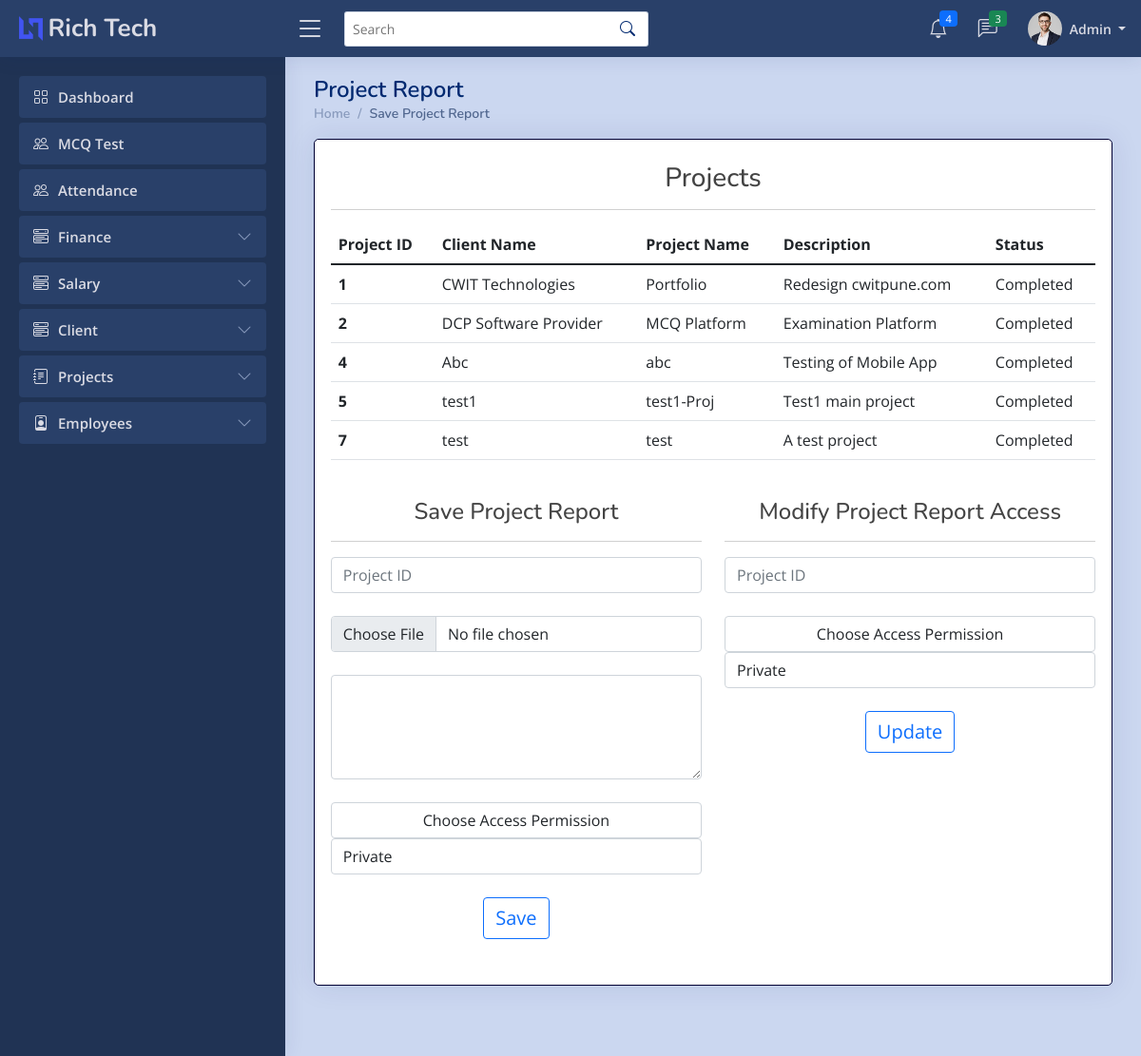
Before: /admin/project_report.php (signed in) with the older database file.
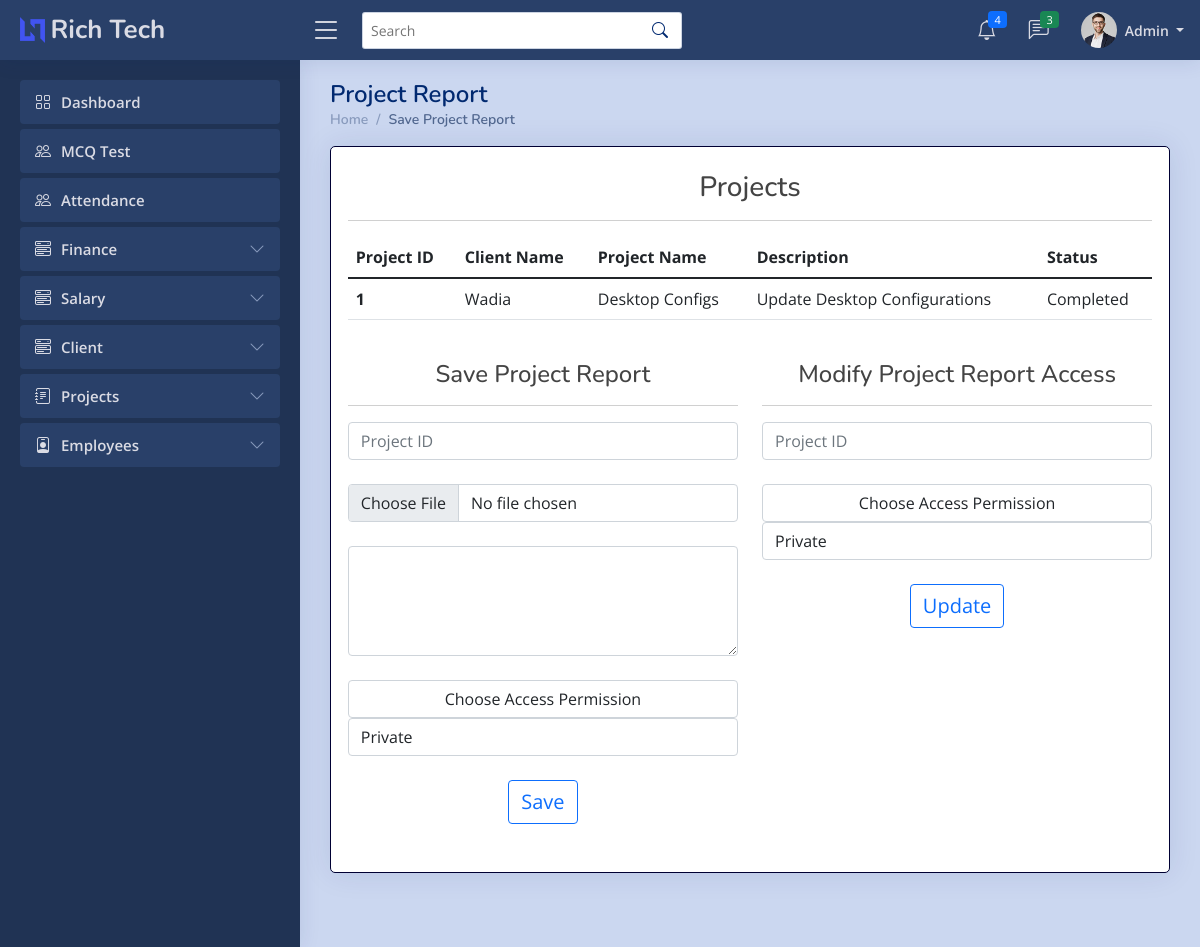
After: the same page with the newer database file.
### tables this page shows
CREATE TABLE `clientt` (
  `Id` int(7) NOT NULL,
  `cname` varchar(255) NOT NULL,
  `pname` varchar(255) NOT NULL,
  `mobile` varchar(255) NOT NULL,
  `email` varchar(255) NOT NULL,
  `aaddress` varchar(10000) NOT NULL,
  `pdate` date NOT NULL,
  `ddate` date NOT NULL,
  `descrip` longtext NOT NULL,
  `pstatus` varchar(20) NOT NULL,
  `cdate` date DEFAULT NULL,
  `charges` int(7) NOT NULL,
  `received` date DEFAULT NULL
);

### admin/project_report.php (the view, shortened to what the changed rows need)
<?php
    if ($_SESSION['erole']=="admin"){
    ?>
<!DOCTYPE html>
<html lang="en">
    <head>
        <link href="../assets/vendor/bootstrap/css/bootstrap.min.css" rel="stylesheet">
        <link rel="stylesheet" href="../assets/vendor/bootstrap-icons/bootstrap-icons.css?v=<?php echo time(); ?>">
        <link href="../assets/vendor/boxicons/css/boxicons.min.css" rel="stylesheet">
        <link href="../assets/vendor/quill/quill.snow.css" rel="stylesheet">
        <link href="../assets/vendor/quill/quill.bubble.css" rel="stylesheet">
        <link href="../assets/vendor/remixicon/remixicon.css" rel="stylesheet">
        <link href="../assets/vendor/simple-datatables/style.css" rel="stylesheet">
        <link rel="stylesheet" href="../assets/css/style.css?v=<?php echo time(); ?>">
    </head>
    <body>
        <main id="main" class="main">
            <div class="pagetitle">
                <h1>Project Report</h1>
            </div>
            <section class="section dashboard">
                <div class="card jumbotron container" style="padding-left: 2%; padding-right: 2%">
                    <br>
                    <div class="row">
                        <div class="col-md-12">
                            <?php
                                include '../imports/config.php';
                                $conn=mysqli_connect($server_name,$username,$password,$database_name);
                                $sql_query = "SELECT * from clientt where pstatus='Completed'";
                                $records = mysqli_query($conn, $sql_query);
                                echo '<table class="table table-hover">';
                                    echo '<thead class="thead-dark">';
                                        echo '<tr>';
                                        echo '<th scope="col">Project ID</th>';
                                        echo '<th scope="col">Client Name</th>';
                                        echo '<th scope="col">Project Name</th>';
                                        echo '<th scope="col">Description</th>';
                                        echo '<th scope="col">Status</th>';
                                        echo '</tr>';
                                    echo '</thead>';
                                    echo '<tbody>';
                                    while($data = mysqli_fetch_array($records)){
                                        $n=$data['Id'];
                                        $cname=$data['cname'];
                                        $pname=$data['pname'];
                                        $desc=$data['descrip'];
                                        $status=$data['pstatus'];
                                        echo '<tr>
                                                <th scope="row">'.$n.'</th>
                                                <td>'.$cname.'</td>
                                                <td>'.$pname.'</td>
                                                <td>'.$desc.'</td>
                                                <td>'.$status.'</td>
                                                </tr>';
                                    }
                                    echo '</tbody>
                                    </table>';
                                ?>
                        </div>
                    </div>
                    <br>
                </div>
            </section>
        </main>
    </body>
</html>
<?php
    }
    else{
    ob_start();
    header('Location: '.'../index.php');
    ob_end_flush();
    die();
    }
?>

Changed rows visible on the page:
no longer on this page (row edited): clientt: Id "2", cname "DCP Software Provider", pname "MCQ Platform", descrip "Examination Platform", pstatus "Completed"
removed clientt: Id "4", cname "Abc", pname "abc", descrip "Testing of Mobile App", pstatus "Completed"
removed clientt: Id "5", cname "test1", pname "test1-Proj", descrip "Test1 main project", pstatus "Completed"
removed clientt: Id "7", cname "test", pname "test", descrip "A test project", pstatus "Completed"
changed clientt "Completed": cname "CWIT Technologies" → "Wadia"; pname "Portfolio" → "Desktop Configs"; descrip "Redesign cwitpune.com" → "Update Desktop Configurations"
